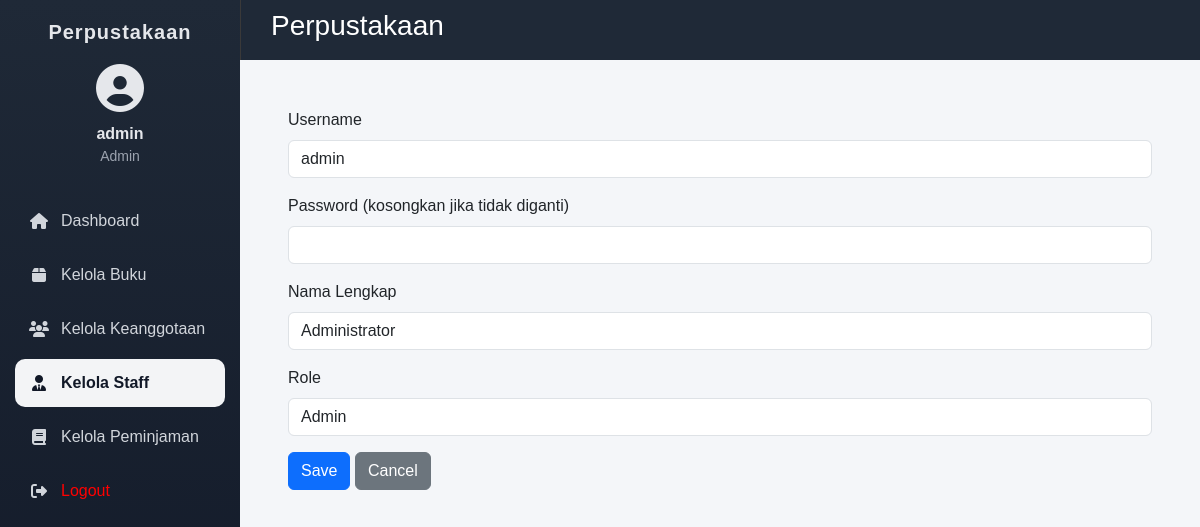
The app's page /staff/edit.php?id_user=1 (signed in) with its own data.
### tables this page shows
CREATE TABLE `user` (
  `id_user` int(11) NOT NULL,
  `username` varchar(50) NOT NULL,
  `password` varchar(255) NOT NULL,
  `nama_lengkap` varchar(100) NOT NULL,
  `created_at` timestamp NOT NULL DEFAULT current_timestamp(),
  `role` enum('admin','staff') NOT NULL DEFAULT 'staff'
);

### staff/edit.php (the view, shortened to what this page needs)
<?php
require_once __DIR__ . '/../helper.php';
$id_user = $_GET['id_user'] ?? null;
$result = $conn->query("SELECT * FROM user WHERE id_user = $id_user");
$user = $result->fetch_assoc();
?>
<div class="dashboard-wrapper">
    <?php require_once __DIR__ . '/../layout/sidebar.php'; ?>
    <div class="main">
        <?php require_once __DIR__ . '/../layout/header.php'; ?>
        <main class="container p-4">
            <form method="post">
                <div class="mb-3">
                    <label class="form-label">Username</label>
                    <input type="text"
                        name="username"
                        class="form-control"
                        value="<?= htmlspecialchars($user['username']) ?>"
                        required>
                </div>
                <div class="mb-3">
                    <label class="form-label">Password (kosongkan jika tidak diganti)</label>
                    <input type="password"
                        name="password"
                        class="form-control">
                </div>
                <div class="mb-3">
                    <label class="form-label">Nama Lengkap</label>
                    <input type="text"
                        name="nama_lengkap"
                        class="form-control"
                        value="<?= htmlspecialchars($user['nama_lengkap']) ?>"
                        required>
                </div>
                <div class="mb-3">
                    <label class="form-label">Role</label>
                    <select name="role" class="form-control">
                        <option value="admin" <?= $user['role'] == 'admin' ? 'selected' : '' ?>>
                            Admin
                        </option>
                    </select>
                </div>
                <button class="btn btn-primary" type="submit">Save</button>
                <a href="<?= $baseURL ?>/staff/index.php" class="btn btn-secondary">Cancel</a>
            </form>
        </main>
        <?php require_once __DIR__ . '/../layout/footer.php'; ?>

### dashboard.css (style rules this page uses)
* { margin: 0; padding: 0; box-sizing: border-box; font-family: Arial, sans-serif; }
body { background-color: #f4f6f9; }
.dashboard-wrapper { display: flex; min-height: 100vh; }
.main { flex: 1; display: flex; flex-direction: column; }

### records on screen
user: username "admin", nama_lengkap "Administrator", role "Admin"

### other values on screen
$_SESSION['user_data']['username'] "admin"
$_SESSION['user_data']['role'] "Admin"
